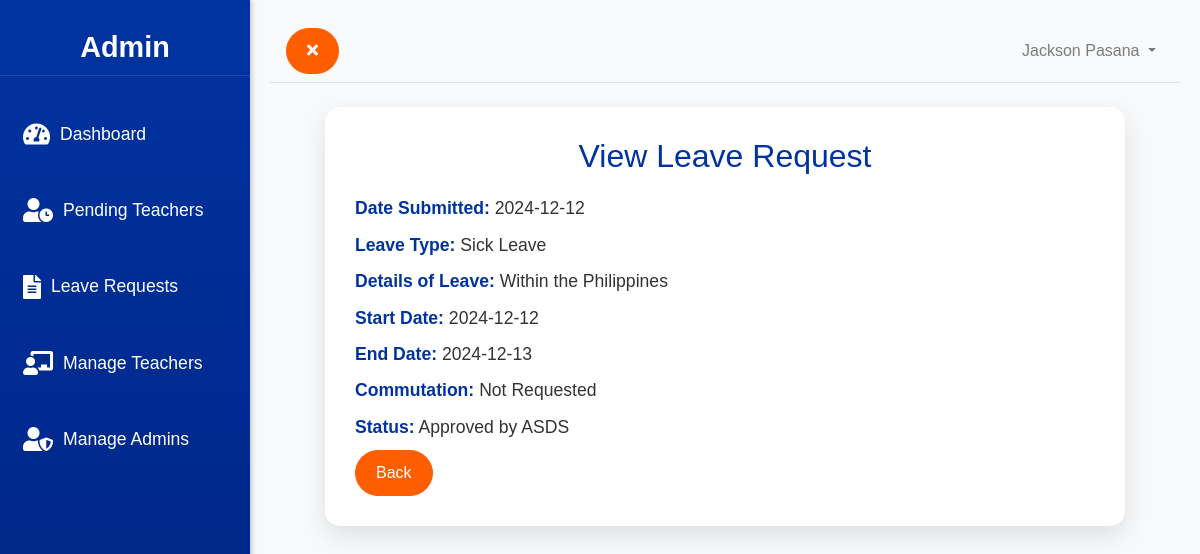
The app's page /admin/view_leave.php?id=25 (signed in) with its own data.
### tables this page shows
CREATE TABLE `users` (
  `id` int(11) NOT NULL,
  `password` varchar(255) NOT NULL,
  `role` enum('Teacher','Personnel','Personnel Head','ASDS','Admin') NOT NULL,
  `firstname` varchar(100) NOT NULL,
  `middlename` varchar(100) NOT NULL,
  `lastname` varchar(100) NOT NULL,
  `district_section` varchar(50) NOT NULL,
  `user_id` varchar(255) DEFAULT NULL,
  `emailaddress` varchar(100) NOT NULL,
  `contactnumber` varchar(15) NOT NULL,
  `otp` varchar(6) DEFAULT NULL,
  `otp_expiry` datetime DEFAULT NULL
);

CREATE TABLE `leave_requests` (
  `id` int(11) NOT NULL,
  `user_id` varchar(255) DEFAULT NULL,
  `leave_type` varchar(255) NOT NULL,
  `start_date` date NOT NULL,
  `end_date` date NOT NULL,
  `leave_details` varchar(255) NOT NULL,
  `commutation` varchar(50) NOT NULL,
  `status` varchar(50) NOT NULL,
  `specify_abroad` varchar(255) DEFAULT NULL,
  `specify_illness_hospital` varchar(255) DEFAULT NULL,
  `specify_illness_outpatient` varchar(255) DEFAULT NULL,
  `specify_special_leave_women` varchar(255) DEFAULT NULL,
  `date_submitted` datetime DEFAULT current_timestamp(),
  `rejection_remarks` text DEFAULT NULL,
  `approved_personnel` varchar(3) DEFAULT 'No',
  `approved_head` varchar(3) DEFAULT 'No',
  `approved_asds` varchar(3) DEFAULT 'No'
);

### admin/view_leave.php (the view, shortened to what this page needs)
<?php
include '../includes/db_connection.php';
$user_id = $_SESSION['user_id'];
$user_query = "SELECT firstname, lastname FROM users WHERE user_id='$user_id'";
$user_result = mysqli_query($conn, $user_query);
$user = mysqli_fetch_assoc($user_result);
$id = $_GET['id'];
$query = "SELECT *, DATE_FORMAT(date_submitted, '%Y-%m-%d') as formatted_date_submitted FROM leave_requests WHERE id = '$id'";
$result = mysqli_query($conn, $query);
$row = mysqli_fetch_assoc($result);
$formatted_date_submitted = htmlspecialchars($row['formatted_date_submitted']);
$leave_type = htmlspecialchars($row['leave_type']);
$leave_details = htmlspecialchars($row['leave_details']);
$start_date = htmlspecialchars($row['start_date']);
$end_date = htmlspecialchars($row['end_date']);
$commutation = htmlspecialchars($row['commutation']);
$status = htmlspecialchars($row['status']);
?>
<!DOCTYPE html>
<html>
<head>
    <link rel="stylesheet" href="https://maxcdn.bootstrapcdn.com/bootstrap/4.5.2/css/bootstrap.min.css">
    <link rel="stylesheet" href="https://cdnjs.cloudflare.com/ajax/libs/font-awesome/5.15.4/css/all.min.css">
    <link rel="stylesheet" type="text/css" href="../assets/p_sidebar.css">
</head>
<body>
    <div class="d-flex" id="wrapper">
        <?php include '../includes/admin_sidebar.php'; ?>
        <div class="content" id="page-content-wrapper">
        <?php include '../includes/admin_navbar.php'; ?>
            <div class="container mt-4 view-leave-container">
                <h2 id="leave-heading">View Leave Request</h2>
                <div id="print-section">
                    <p><strong>Date Submitted:</strong> <?= $formatted_date_submitted ?></p>
                    <p><strong>Leave Type:</strong> <?= $leave_type ?></p>
                    <p><strong>Details of Leave:</strong> <?= $leave_details ?></p>
                    <p><strong>Start Date:</strong> <?= $start_date ?></p>
                    <p><strong>End Date:</strong> <?= $end_date ?></p>
                    <p><strong>Commutation:</strong> <?= $commutation ?></p>
                    <p><strong>Status:</strong> <?= $status ?></p>
                </div>
                <button class="btn btn-primary" onclick="history.back()">Back</button>
            </div>
        </div>
    </div>
</body>
</html>

### includes/admin_navbar.php (shortened to what this page needs)
<nav class="navbar navbar-expand-lg navbar-light bg-light border-bottom">
    <button class="btn btn-primary" id="menu-toggle">
        <i class="fas fa-times" id="toggle-icon"></i>
    </button>
    <ul class="navbar-nav ml-auto mt-2 mt-lg-0">
        <li class="nav-item dropdown">
            <a class="nav-link dropdown-toggle" href="#" id="navbarDropdown" role="button" data-toggle="dropdown" aria-haspopup="true" aria-expanded="false">
                <?= htmlspecialchars($user['firstname']) . ' ' . htmlspecialchars($user['lastname']) ?>
            </a>
        </li>
    </ul>
</nav>

### assets/p_sidebar.css (style rules this page uses)
body { display: flex; min-height: 100vh; background-color: #f8f9fa; font-family: 'Arial', sans-serif; margin: 0; }
#wrapper { display: flex; transition: all 0.5s ease; width: 100%; }
#page-content-wrapper { flex: 1; padding: 20px; margin-left: 250px; transition: margin-left 0.3s; }
.btn-primary { background-color: #FF5E00; border-color: #FF5E00; padding: 10px 20px; font-size: 1rem; border-radius: 25px; transition: background-color 0.3s, border-color 0.3s; }
.view-leave-container { background: #ffffff; padding: 30px; border-radius: 15px; box-shadow: 0 10px 25px rgba(0, 0, 0, 0.1); margin: 0 auto; max-width: 800px; transition: all 0.3s ease-in-out; }
.view-leave-container h2 { text-align: center; margin-bottom: 20px; color: #0033A0; }
.view-leave-container p { font-size: 1.1rem; color: #333; margin: 10px 0; }
.view-leave-container p strong { color: #0033A0; }
.view-leave-container .btn-primary { background-color: #FF5E00; border-color: #FF5E00; padding: 10px 20px; font-size: 1rem; border-radius: 25px; transition: background-color 0.3s, border-color 0.3s; }

### records on screen
users: firstname "Jackson", lastname "Pasana"
leave_requests: leave_type "Sick Leave", leave_details "Within the Philippines", start_date "2024-12-12", end_date "2024-12-13", commutation "Not Requested", status "Approved by ASDS"

### other values on screen
$formatted_date_submitted "2024-12-12"
